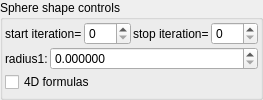
    <widget class="QGroupBox" name="groupBox_7">
     <property name="title">
      <string>Sphere shape controls</string>
     </property>
     <layout class="QVBoxLayout" name="verticalLayout_9" stretch="0,0,0">
      <property name="spacing">
       <number>2</number>
      </property>
      <property name="leftMargin">
       <number>2</number>
      </property>
      <property name="topMargin">
       <number>2</number>
      </property>
      <property name="rightMargin">
       <number>2</number>
      </property>
      <property name="bottomMargin">
       <number>2</number>
      </property>
      <item>
       <layout class="QHBoxLayout" name="horizontalLayout_8" stretch="0,1,0,1">
        <property name="topMargin">
         <number>0</number>
        </property>
        <item>
         <widget class="QLabel" name="label_81">
          <property name="text">
           <string>start iteration=</string>
          </property>
          <property name="wordWrap">
           <bool>true</bool>
          </property>
         </widget>
        </item>
        <item>
         <widget class="MySpinBox" name="spinboxInt_transf_start_iterations">
          <property name="sizePolicy">
           <sizepolicy hsizetype="Minimum" vsizetype="Maximum">
            <horstretch>0</horstretch>
            <verstretch>0</verstretch>
           </sizepolicy>
          </property>
          <property name="minimum">
           <number>0</number>
          </property>
          <property name="maximum">
           <number>999</number>
          </property>
          <property name="value">
           <number>0</number>
          </property>
         </widget>
        </item>
        <item>
         <widget class="QLabel" name="label_67">
          <property name="text">
           <string>stop iteration=</string>
          </property>
          <property name="wordWrap">
           <bool>true</bool>
          </property>
         </widget>
        </item>
        <item>
         <widget class="MySpinBox" name="spinboxInt_transf_stop_iterations">
          <property name="sizePolicy">
           <sizepolicy hsizetype="Preferred" vsizetype="Maximum">
            <horstretch>0</horstretch>
            <verstretch>0</verstretch>
           </sizepolicy>
          </property>
          <property name="maximum">
           <number>999</number>
          </property>
         </widget>
        </item>
       </layout>
      </item>
      <item>
       <layout class="QHBoxLayout" name="horizontalLayout_9" stretch="0,1">
        <property name="topMargin">
         <number>0</number>
        </property>
        <item>
         <widget class="QLabel" name="label_82">
          <property name="text">
           <string>radius1:</string>
          </property>
          <property name="wordWrap">
           <bool>true</bool>
          </property>
         </widget>
        </item>
        <item>
         <widget class="MyDoubleSpinBox" name="spinbox_transf_offsetR_1">
          <property name="sizePolicy">
           <sizepolicy hsizetype="Minimum" vsizetype="Maximum">
            <horstretch>0</horstretch>
            <verstretch>0</verstretch>
           </sizepolicy>
          </property>
          <property name="prefix">
           <string/>
          </property>
          <property name="suffix">
           <string/>
          </property>
          <property name="decimals">
           <number>6</number>
          </property>
          <property name="minimum">
           <double>0.000000000000000</double>
          </property>
          <property name="maximum">
           <double>99.998999999999995</double>
          </property>
          <property name="singleStep">
           <double>0.100000000000000</double>
          </property>
         </widget>
        </item>
       </layout>
      </item>
      <item>
       <widget class="MyCheckBox" name="checkBox_transf_function_enabled4d_false">
        <property name="text">
         <string>4D formulas</string>
        </property>
       </widget>
      </item>
     </layout>
    </widget>
